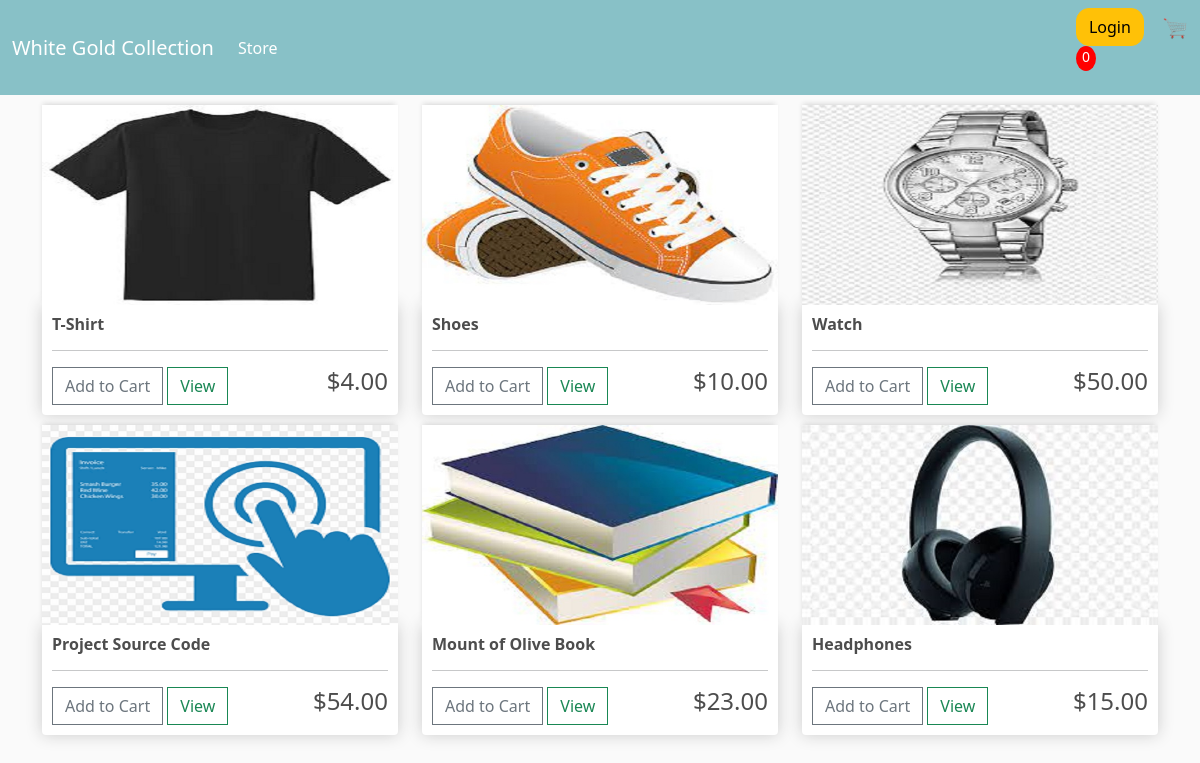
/store/, run on the app's committed database.
### afeapp/models.py (models this page shows, shortened)
class Product(models.Model):
    name = models.CharField(max_length=100, null=True)
    price = models.DecimalField(max_digits=7, decimal_places=2)
    digital = models.BooleanField(default=False, blank=False)
    image = models.ImageField(upload_to='media', null=True, blank=True)
    @property
    def imageURL(self):
        try:
            url = self.image.url
        except:
            url=''
        return url

### afeapp/views.py (the view)
# urls.py: path('store/', views.store, name='store'),
def store(request):
    data = cartData(request)
    cartItems = data['cartItems']
    products = Product.objects.all()
    context={'products':products, 'cartItems':cartItems}
    return render(request, 'store.html', context)

### afeapp/utils.py (called while the page is built, shortened)
def cookieCart(request):
    try:
        cart = json.loads(request.COOKIES['cart'])
    except:
        cart = {}
    print('Cart:', cart)
    items=[]
    order = {'get_cart_total':0, 'get_cart_items':0, 'shipping':False}
    cartItems = order['get_cart_items']
    return {'cartItems':cartItems, 'order':order, 'items':items}

def cartData(request):
    if request.user.is_authenticated:
        customer = request.user.customer
        order, created = Order.objects.get_or_create(customer=customer, complete=False)
        items = order.orderitem_set.all()
        cartItems = order.get_cart_items
    else:
        cookieData = cookieCart(request)
        cartItems = cookieData['cartItems']
        order = cookieData['order']
        items = cookieData['items']
    return {'cartItems':cartItems, 'order':order, 'items':items}

### templates/store.html (shortened to what this page needs)
<!DOCTYPE html>
{% extends 'index.html' %}
{% load static %}
    {% block content %}
        <div class="row">
            {% for product in products %}
            <div class="col-lg-4">
                <img class="thumbnail" src="{{product.imageURL}}" alt="product-placeholder">
                <div class="box-element product">
                    <h6><strong>{{product.name}}</strong></h6>
                    <hr>
                    <button data-product={{product.id}} data-action="add"" class="btn btn-outline-secondary add-btn update-cart">Add to Cart</button>
                    <a class="btn btn-outline-success" href="#">View</a>
                    <h4 style="display: inline-block; float: right;" >${{product.price|floatformat:2}}</h4>
                </div>
            </div>
            {% endfor %}
        </div>
    {% endblock content %}

### agorvie/static/css/index.css (style rules this page uses)
body { background-color: hsl(0, 0%, 98%); }
h1,h2,h3,h4,h5,h6 { color:hsl(0, 0%, 30%); }
.box-element { box-shadow:hsl(0, 0%, 80%) 0 0 16px; background-color: #fff; border-radius: 4px; padding: 10px; }
.thumbnail { width: 100%; height: 200px; -webkit-box-shadow: -1px -3px 5px -2px rgba(214,214,214,1); -moz-box-shadow: -1px -3px 5px -2px rgba(214,214,214,1); box-shadow: -1px -3px 5px -2px rgba(214,214,214,1); }
.product { border-radius: 0 0 4px 4px; }
.col-lg-4, .col-lg-6, .col-lg-8, .col-lg-12 { margin-top: 10px; }
.btn { border-radius: 0; }

### data on the page
Product: imageURL (picture), name "T-Shirt", price "4.00"
Product: imageURL (picture), name "Shoes", price "10.00"
Product: imageURL (picture), name "Watch", price "50.00"
Product: imageURL (picture), name "Project Source Code", price "54.00"
Product: imageURL (picture), name "Mount of Olive Book", price "23.00"
Product: imageURL (picture), name "Headphones", price "15.00"

### other printed values
{{ cartItems }} "0"
